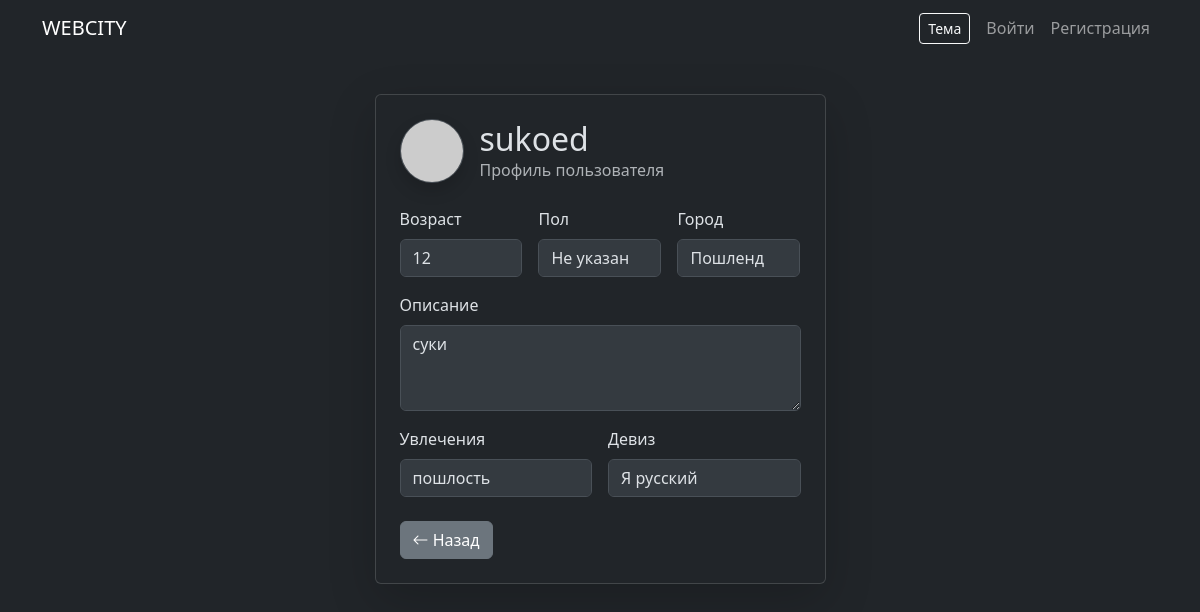
The page /profile/sukoed (signed in) on the database its author committed.
### tables this page shows
CREATE TABLE users (
        user_id INTEGER PRIMARY KEY,
        nickname TEXT UNIQUE,
        age INTEGER,
        gender TEXT,
        bio TEXT,
        hobbies TEXT,
        city TEXT,
        motto TEXT,
        current_room TEXT,
        last_active DATETIME
    , avatar_path TEXT);

### WEBCITY/web_app.py (the view)
@app.route('/profile/<nickname>')
def profile_view(nickname):
    conn = get_db_connection()
    user = conn.execute("SELECT * FROM users WHERE nickname = ?", (nickname,)).fetchone()
    conn.close()
    if not user:
        flash('Пользователь не найден')
        return redirect(url_for('index'))
    return render_template('profile.html', user=user, editable=False)

### WEBCITY/web_app.py (called while the page is built, shortened)
@app.before_request
def require_site_password():
    allowed = ["site_password", "static"]
    if request.endpoint in allowed or request.endpoint is None:
        return
    if not session.get("site_access_granted"):
        return redirect(url_for("site_password"))

def gravatar_hash(s):
    return hashlib.md5(s.strip().lower().encode('utf-8')).hexdigest()

def get_db_connection():
    conn = sqlite3.connect(DB_PATH, detect_types=sqlite3.PARSE_DECLTYPES | sqlite3.PARSE_COLNAMES)
    conn.row_factory = sqlite3.Row
    return conn

@app.context_processor
def inject_rooms_sidebar():
    try:
        conn = get_db_connection()
        rooms = conn.execute("SELECT name, description FROM rooms ORDER BY name").fetchall()
        out = []
        for r in rooms:
            cnt = conn.execute("SELECT COUNT(*) as c FROM users WHERE current_room = ?", (r['name'],)).fetchone()['c']
            out.append({'name': r['name'], 'description': r['description'], 'count': cnt})
        session_avatar = None
        nick = session.get('nickname')
        conn.close()
        return { 'rooms_sidebar': out, 'session_avatar': session_avatar }
    except Exception:
        return { 'rooms_sidebar': [], 'session_avatar': None }

### WEBCITY/templates/profile.html (shortened to what this page needs)
{% extends "base.html" %}
{% block content %}
<div class="row justify-content-center">
  <div class="col-lg-7 col-xl-6">
    <div class="card shadow-lg mt-4">
      <div class="card-body p-4">
        <div class="d-flex align-items-center gap-3 mb-4">
          {% if user.avatar_path %}
            <img src="{{ url_for('static', filename=user.avatar_path) }}" class="rounded-circle border shadow" style="width:64px;height:64px;" alt="avatar">
          {% else %}
            <img src="https://www.gravatar.com/avatar/{{ user.nickname|gravatar_hash }}?d=identicon" class="rounded-circle border shadow" style="width:64px;height:64px;" alt="avatar">
          {% endif %}
          <div>
            <h2 class="mb-0">{{ user.nickname }}</h2>
            <div class="text-muted">Профиль пользователя</div>
          </div>
        </div>
        {% if editable %}
        <form method="post" enctype="multipart/form-data">
          <div class="row g-3">
            <div class="col-md-4">
              <label class="form-label">Возраст</label>
              <input class="form-control" name="age" type="number" min="1" max="150" value="{{ user.age or '' }}">
            </div>
            <div class="col-md-4">
              <label class="form-label">Пол</label>
              <select class="form-select" name="gender">
                <option value="" {% if not user.gender %}selected{% endif %}>Не указан</option>
                <option value="Мужской" {% if user.gender=='Мужской' %}selected{% endif %}>Мужской</option>
                <option value="Женский" {% if user.gender=='Женский' %}selected{% endif %}>Женский</option>
              </select>
            </div>
            <div class="col-md-4">
              <label class="form-label">Город</label>
              <input class="form-control" name="city" value="{{ user.city or '' }}">
            </div>
            <div class="col-12">
              <label class="form-label">Описание</label>
              <textarea class="form-control" rows="3" name="bio">{{ user.bio or '' }}</textarea>
            </div>
            <div class="col-12">
              <label class="form-label">Аватар (png/jpg, макс 5MB)</label>
              <input type="file" name="avatar" accept="image/*" class="form-control form-control-sm">
            </div>
            <div class="col-md-6">
              <label class="form-label">Увлечения</label>
              <input class="form-control" name="hobbies" value="{{ user.hobbies or '' }}">
            </div>
            <div class="col-md-6">
              <label class="form-label">Девиз</label>
              <input class="form-control" name="motto" value="{{ user.motto or '' }}">
            </div>
          </div>
          <div class="mt-4 d-flex gap-2">
            <button class="btn btn-primary"><i class="bi bi-save"></i> Сохранить</button>
            <a class="btn btn-secondary" href="{{ url_for('index') }}"><i class="bi bi-arrow-left"></i> Назад</a>
          </div>
        </form>
        {% else %}
        <div class="row g-3">
          <div class="col-md-4">
            <label class="form-label">Возраст</label>
            <input class="form-control" value="{{ user.age or '' }}" disabled>
          </div>
          <div class="col-md-4">
            <label class="form-label">Пол</label>
            <input class="form-control" value="{{ user.gender or 'Не указан' }}" disabled>
          </div>
          <div class="col-md-4">
            <label class="form-label">Город</label>
            <input class="form-control" value="{{ user.city or '' }}" disabled>
          </div>
          <div class="col-12">
            <label class="form-label">Описание</label>
            <textarea class="form-control" rows="3" disabled>{{ user.bio or '' }}</textarea>
          </div>
          <div class="col-md-6">
            <label class="form-label">Увлечения</label>
            <input class="form-control" value="{{ user.hobbies or '' }}" disabled>
          </div>
          <div class="col-md-6">
            <label class="form-label">Девиз</label>
            <input class="form-control" value="{{ user.motto or '' }}" disabled>
          </div>
        </div>
        <div class="mt-4">
          <a class="btn btn-secondary" href="{{ url_for('index') }}"><i class="bi bi-arrow-left"></i> Назад</a>
        </div>
        {% endif %}
      </div>
    </div>
  </div>
</div>
<link rel="stylesheet" href="https://cdn.jsdelivr.net/npm/bootstrap-icons@1.11.1/font/bootstrap-icons.css">
{% endblock %}

### WEBCITY/templates/base.html (style rules this page uses)
body { padding-top: 70px; }

### rows shown on the page
users: nickname "sukoed", age "12", gender "Не указан", city "Пошленд", bio "суки", hobbies "пошлость", motto "Я русский"
